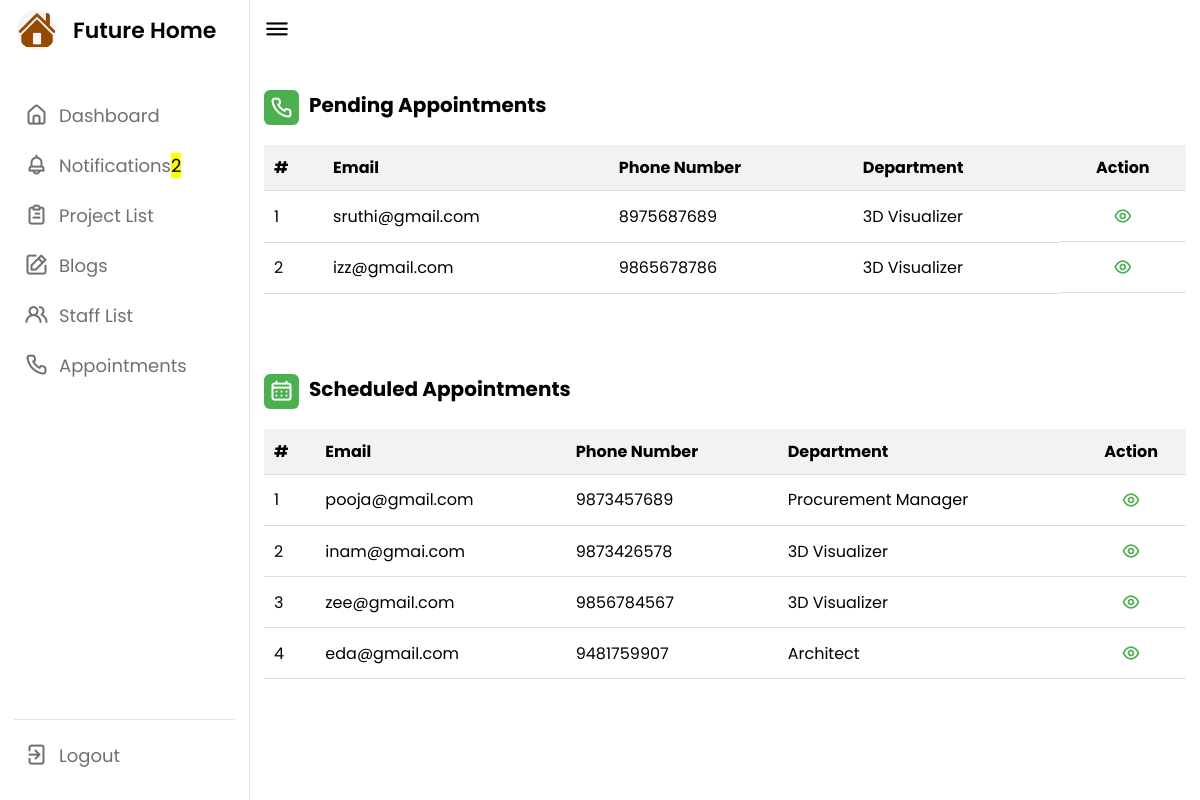
The page /appointment_list (signed in) on the database its author committed.
### future_app/models.py (models this page shows, shortened)
class User(AbstractUser):
    USERNAME_FIELD = 'email'
    REQUIRED_FIELDS = ['username', 'phone_number']
    user_type = models.IntegerField(default=1, choices=userchoices)
    phone_number = models.CharField(max_length=10, null=True, blank=True)
    email = models.EmailField(null=True, blank=True, unique=True)
    created_at = models.DateField(auto_now_add=True)
    name = models.CharField(max_length=100, null=True, blank=True)

class Appointment(models.Model):
    date = models.CharField(max_length=10, null=True, blank=True)
    time = models.CharField(max_length=10, null=True, blank=True)
    department = models.CharField(max_length=100, null=True, blank=True)
    description = models.TextField(null=True, blank=True)
    address = models.TextField(max_length=100, null=True, blank=True)
    staff_name = models.ForeignKey(User, on_delete=models.CASCADE, related_name='appointments_as_staff', null=True, blank=True)
    client = models.ForeignKey(User, on_delete=models.CASCADE, related_name='appointments_as_client', default=1)  # Set a valid default
    status = models.IntegerField(default=1, choices=status)
    created_at = models.DateTimeField(auto_now_add=True, null=True)

### future_app/views.py (the view)
# urls.py: path('appointment_list', views.appointment_list, name='appointment_list'),
@login_required
def appointment_list(request):
    unread_count = Notification.objects.filter(user=request.user.id, read=False).count()
    app1 = Appointment.objects.filter(status=1).order_by('-id')
    app2 = Appointment.objects.filter(status=2)
    client = User.objects.all()
    return render(request, 'appointment_list.html', locals())

### templates/appointment_list.html (shortened to what this page needs)
<!DOCTYPE html>
{% load static %}
<html lang="en">
<head>
    <link rel="stylesheet" href="{% static 'css/admin.css' %}">
    <link rel="stylesheet" href="https://cdnjs.cloudflare.com/ajax/libs/font-awesome/6.4.2/css/all.min.css">
    <link rel="stylesheet" href="https://unicons.iconscout.com/release/v4.0.0/css/line.css">
</head>
<body>
    <nav>
        <div class="logo-name">
            <div class="logo-image">
                <img src="{% static 'img/favicon.png' %}" alt="">
            </div>
            <span class="logo_name">Future Home</span>
        </div>
        <div class="menu-items">
            <ul class="nav-links">
                <li><a href="{% url 'AdminDashboard' %}">
                    <i class="uil uil-estate"></i>
                    <span class="link-name">Dashboard</span>
                </a></li>
                <li><a href="{% url 'admin_notification' %}">
                    <i class="uil uil-bell"></i>
                    <span class="link-name">Notifications</i><mark class="big swing">{{ unread_count }}</mark></span>
                </a></li>
                <li><a href="{% url 'admin_project_list' %}">
                    <i class="uil uil-clipboard-alt"></i>
                    <span class="link-name">Project List</span>
                </a></li>
                <li><a href="{% url 'admin_blogs' %}">
                    <i class="uil uil-edit"></i>
                    <span class="link-name">Blogs</span>
                </a></li>
                <li><a href="{% url 'staff_list' %}">
                    <i class="uil uil-users-alt"></i>
                    <span class="link-name">Staff List</span>
                </a></li>
                <li><a href="{% url 'appointment_list' %}">
                    <i class="uil uil-phone"></i>
                    <span class="link-name">Appointments</span>
                </a></li>
            </ul>
            <ul class="logout-mode">
                <li><a href="{% url 'logout' %}">
                    <i class="uil uil-signout"></i>
                    <span class="link-name">Logout</span>
                </a></li>
            </ul>
        </div>
    </nav>
    <section class="dashboard">
        <div class="top">
            <i class="uil uil-bars sidebar-toggle"></i>
        </div>
        <div class="activity">
            <div class="title">
                <i class="uil uil-phone"></i>
                <span class="text">Pending Appointments</span>
            </div>
            <div class="activity-data">
                {% if app1 %}
                    <table>
                        <thead>
                            <tr>
                                <th>#</th>
                                <th>Email</th>
                                <th>Phone Number</th>
                                <th>Department</th>
                                <th>Action</th>
                            </tr>
                        </thead>
                        {% for i in app1 %}
                        {% with forloop.counter as counter %}
                        {% if i.status == 1 %}
                        {% for j in client %}
                        {% if j.id == i.client_id %}
                        <tbody>
                                <tr>
                                    <td>{{ counter }}</td>
                                    <td>{{ j.email }}</td>
                                    <td>{{ j.phone_number }}</td>
                                    <td>{{ i.department }}</td>
                                    <td class="action-buttons">
                                        <a href="{% url 'appointment_view' i.client_id %}"><i class="uil uil-eye"></i></a>
                                    </td>
                                </tr>
                        </tbody>
                        {% endif %}
                        {% endfor %}
                        {% endif %}
                        {% endwith %}
                        {% endfor %}
                    </table>
                {% else %}
                   <h2> No Appointments </h2>
                {% endif %}
            </div>
        </div>
        <div class="activity">
            <div class="title">
                <i class="uil uil-schedule"></i>
                <span class="text">Scheduled Appointments</span>
            </div>
            <div class="activity-data">
                {% if app2 %}
                    <table>
                        <thead>
                            <tr>
                                <th>#</th>
                                <th>Email</th>
                                <th>Phone Number</th>
                                <th>Department</th>
                                <th>Action</th>
                            </tr>
                        </thead>
                        {% for i in app2 %}
                        {% with forloop.counter as counter %}
                        {% if i.status == 2 %}
                        {% for j in client %}
                        {% if j.id == i.client_id %}
                        <tbody>
                                <tr>
                                    <td>{{ counter }}</td>
                                    <td>{{ j.email }}</td>
                                    <td>{{ j.phone_number }}</td>
                                    <td>{{ i.department }}</td>
                                    <td class="action-buttons">
                                        <a href="{% url 'schedule_app_view' i.id %}"><i class="uil uil-eye"></i></a>
                                    </td>
                                </tr>
                        </tbody>
                        {% endif %}
                        {% endfor %}
                        {% endif %}
                        {% endwith %}
                        {% endfor %}
                    </table>
                {% endif %}
            </div>
        </div>
    </section>
</body>
</html>

### static/css/admin.css (style rules this page uses)
* { margin: 0; padding: 0; box-sizing: border-box; font-family: 'Poppins', sans-serif; }
:root { --primary-color: #4CAF50; --panel-color: #FFF; --text-color: #000; --black-light-color: #707070; --border-color: #e6e5e5; --toggle-color: #DDD; --box1-color: #4DA3FF; --box2-color: #FFE6AC; --box3-color: #E7D1FC; --title-icon-color: #fff; --tran-05: all 0.5s ease; --tran-03: all 0.3s ease; --tran-03: all 0.2s ease; }
body { min-height: 100vh; background-color: var(--primary-color); }
nav { position: fixed; top: 0; left: 0; height: 100%; width: 250px; padding: 10px 14px; background-color: var(--panel-color); border-right: 1px solid var(--border-color); transition: var(--tran-05); }
nav .logo-name { display: flex; align-items: center; }
nav .logo-image { display: flex; justify-content: center; min-width: 45px; }
nav .logo-image img { width: 40px; object-fit: cover; border-radius: 50%; }
nav .logo-name .logo_name { font-size: 22px; font-weight: 600; color: var(--text-color); margin-left: 14px; transition: var(--tran-05); }
nav .menu-items { margin-top: 40px; height: calc(100% - 90px); display: flex; flex-direction: column; justify-content: space-between; }
.menu-items li { list-style: none; }
.menu-items li a { display: flex; align-items: center; height: 50px; text-decoration: none; position: relative; }
.menu-items li a i { font-size: 24px; min-width: 45px; height: 100%; display: flex; align-items: center; justify-content: center; color: var(--black-light-color); }
.menu-items li a .link-name { font-size: 18px; font-weight: 400; color: var(--black-light-color); transition: var(--tran-05); }
.menu-items .logout-mode { padding-top: 10px; border-top: 1px solid var(--border-color); }
.dashboard { position: relative; left: 250px; background-color: var(--panel-color); min-height: 100vh; width: calc(100% - 250px); padding: 10px 14px; transition: var(--tran-05); }
.dashboard .top { position: fixed; top: 0; left: 250px; display: flex; width: calc(100% - 250px); justify-content: space-between; align-items: center; padding: 10px 14px; background-color: var(--panel-color); transition: var(--tran-05); z-index: 10; }
.dashboard .top .sidebar-toggle { font-size: 26px; color: var(--text-color); cursor: pointer; }
.activity .activity-data { display: flex; }

### templates/appointment_list.html (style rules this page uses)
.uil-eye { font-size: 20px; }
.dashboard { padding: 10px 14px 30px; }
.activity { padding-top: 80px; }
.activity-data { padding-top: 20px; }
.title { display: flex; flex-direction: row; font-size: 20px; font-weight: bolder; gap: 10px; }
.dashboard .title i { position: relative; height: 35px; width: 35px; background-color: var(--primary-color); border-radius: 6px; color: var(--title-icon-color); display: flex; align-items: center; justify-content: center; font-size: 24px; }
.dashboard a { display: inline-block; margin-top: 10px; color: #4CAF50; text-decoration: none; }
table { width: 100%; border-collapse: collapse; }
th, td { padding: 10px; text-align: left; border-bottom: 1px solid #ddd; }
th { background-color: #f2f2f2; }
th:last-child { text-align: center; }
.action-buttons { display: flex; gap: 5px; justify-content: space-evenly; }
.action-buttons a { margin-top: 0; }

### rows shown on the page
Appointment: department "3D Visualizer"
User: is_active "1", email "sruthi@gmail.com", phone_number "8975687689"
Appointment: department "3D Visualizer"
User: counter "2", email "izz@gmail.com", phone_number "9865678786"
Appointment: department "Procurement Manager"
User: is_active "1", email "pooja@gmail.com", phone_number "9873457689"
Appointment: department "3D Visualizer"
User: counter "2", email "inam@gmai.com", phone_number "9873426578"
Appointment: department "3D Visualizer"
User: user_type "3", email "zee@gmail.com", phone_number "9856784567"
Appointment: department "Architect"
User: counter "4", email "eda@gmail.com", phone_number "9481759907"

### other values the page prints
{{ unread_count }} "2"
